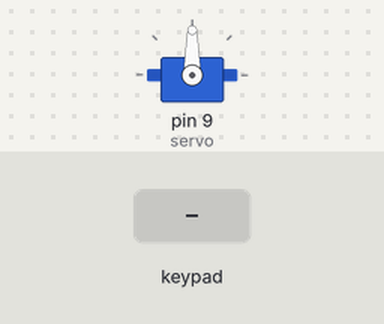
This sketch was run on a simulated Arduino Mega 2560, built with avr-gcc and run on an emulated ATmega2560. Parts: servo. The test bench sets the inputs (shaded band). What the sketch prints to the serial monitor is not drawn.

Above: at 1.2 s.
1.3 s: key '=' pressed
At 1.6 s:
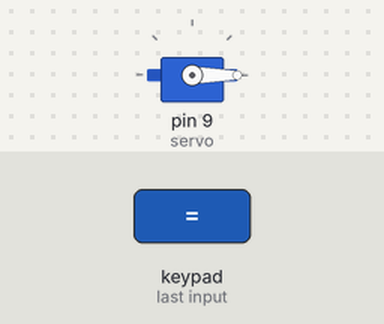
2.8 s: keypad keys 2 2 2 3 2 4 2 5 = pressed 0.4 s apart
At 6.8 s:
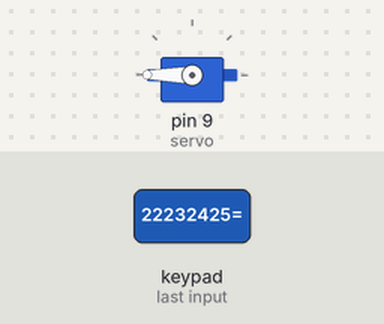
8.5 s: keypad keys 7 + 5 = pressed 0.4 s apart
At 10.3 s:
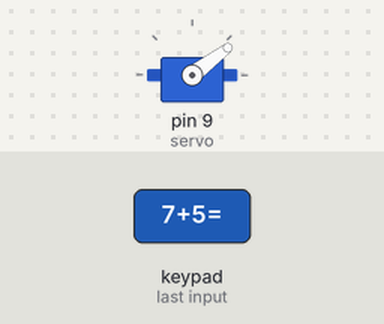
12.2 s: keypad keys 9 - 4 = pressed 0.4 s apart
At 15.1 s:
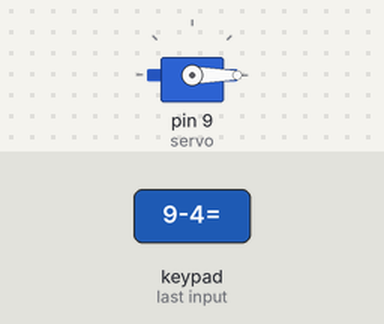
Timing chart, 0 to 16.6 s (numbered marks = the images above; inputs shaded):
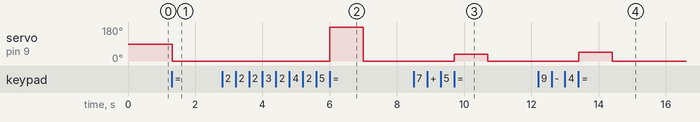

Measured:
- after the input at 1.3 s, servo on pin 9 (servo): 90° → 0° at once
- after the input at 2.8 s, servo on pin 9 (servo): 0° → 180° after 3.2 s, → 0° 1.0 s later
- after the input at 8.5 s, servo on pin 9 (servo): 0° → 37° after 1.2 s, → 0° 1.0 s later
- after the input at 12.2 s, servo on pin 9 (servo): 0° → 47° after 1.2 s, → 0° 1.0 s later

The sketch:

part_2.ino
```cpp
#include <Servo.h>
#include <Keypad.h>


const byte ROWS = 4;
const byte COLS = 4;
char keys[ROWS][COLS] = {{'7','8','9','/'},
                         {'4','5','6','*'},
                         {'1','2','3','-'},
                         {'C','0','=','+'}};

byte rowPins[ROWS] = {22, 23, 24, 25};
byte colPins[COLS] = {26, 27, 28, 29};

Keypad keypad = Keypad( makeKeymap(keys), rowPins, colPins, ROWS, COLS );


Servo servo;
int potpin = A0;

void setup()
{
  servo.attach(9,1000,2000);
  Serial.begin(9600);
}


int degree = 0;
void loop()
{
  char key = keypad.getKey();

  if(key == '=')
  {
    degree -= 180;
    Serial.println(degree);
    degree = map(degree , -180, +180 ,0 , 180);
    servo.write(degree);
    delay(1000);
    servo.write(0);
    delay(1000);
    degree = 0;
    Serial.println("end ...");
  }
  else if(key >= '0' && key <= '9')
  {
    degree *= 10;
    degree += key - '0';
    Serial.println("degree: " + degree);
  }
}
```
